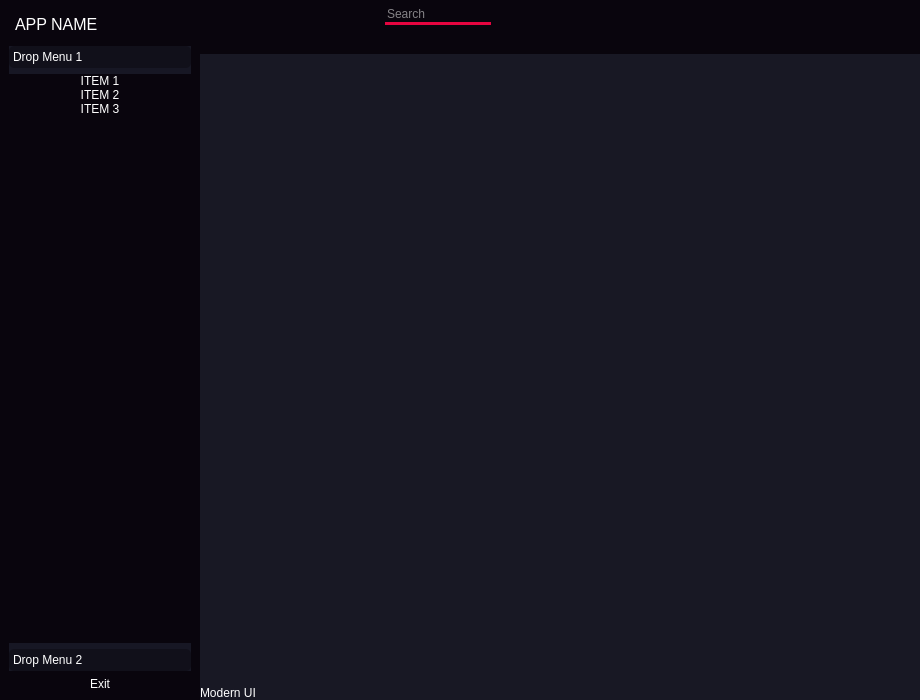
<?xml version="1.0" encoding="UTF-8"?>
<ui version="4.0">
 <class>MainWindow</class>
 <widget class="QMainWindow" name="MainWindow">
  <property name="geometry">
   <rect>
    <x>0</x>
    <y>0</y>
    <width>920</width>
    <height>700</height>
   </rect>
  </property>
  <property name="minimumSize">
   <size>
    <width>500</width>
    <height>700</height>
   </size>
  </property>
  <property name="windowTitle">
   <string>MainWindow</string>
  </property>
  <property name="styleSheet">
   <string notr="true">* {
	border:none;
	color:rgb(255,255,255)
}</string>
  </property>
  <widget class="QWidget" name="centralwidget">
   <property name="styleSheet">
    <string notr="true">background-color:rgb(24, 24, 36);</string>
   </property>
   <layout class="QHBoxLayout" name="horizontalLayout">
    <property name="spacing">
     <number>0</number>
    </property>
    <property name="leftMargin">
     <number>0</number>
    </property>
    <property name="topMargin">
     <number>0</number>
    </property>
    <property name="rightMargin">
     <number>0</number>
    </property>
    <property name="bottomMargin">
     <number>0</number>
    </property>
    <item>
     <widget class="QFrame" name="slide_menu_container">
      <property name="maximumSize">
       <size>
        <width>200</width>
        <height>16777215</height>
       </size>
      </property>
      <property name="styleSheet">
       <string notr="true">background-color:rgb(9,5,13);</string>
      </property>
      <property name="frameShape">
       <enum>QFrame::StyledPanel</enum>
      </property>
      <property name="frameShadow">
       <enum>QFrame::Raised</enum>
      </property>
      <layout class="QVBoxLayout" name="verticalLayout_2">
       <property name="spacing">
        <number>0</number>
       </property>
       <property name="leftMargin">
        <number>0</number>
       </property>
       <property name="topMargin">
        <number>0</number>
       </property>
       <property name="rightMargin">
        <number>0</number>
       </property>
       <property name="bottomMargin">
        <number>0</number>
       </property>
       <item>
        <widget class="QFrame" name="slide_menu">
         <property name="minimumSize">
          <size>
           <width>198</width>
           <height>0</height>
          </size>
         </property>
         <property name="frameShape">
          <enum>QFrame::StyledPanel</enum>
         </property>
         <property name="frameShadow">
          <enum>QFrame::Raised</enum>
         </property>
         <layout class="QVBoxLayout" name="verticalLayout_5">
          <item alignment="Qt::AlignTop">
           <widget class="QFrame" name="frame_7">
            <property name="frameShape">
             <enum>QFrame::StyledPanel</enum>
            </property>
            <property name="frameShadow">
             <enum>QFrame::Raised</enum>
            </property>
            <layout class="QHBoxLayout" name="horizontalLayout_8">
             <property name="spacing">
              <number>6</number>
             </property>
             <property name="leftMargin">
              <number>6</number>
             </property>
             <property name="topMargin">
              <number>6</number>
             </property>
             <property name="rightMargin">
              <number>6</number>
             </property>
             <property name="bottomMargin">
              <number>6</number>
             </property>
             <item alignment="Qt::AlignLeft|Qt::AlignTop">
              <widget class="QLabel" name="label_2">
               <property name="font">
                <font>
                 <pointsize>12</pointsize>
                </font>
               </property>
               <property name="text">
                <string>APP NAME</string>
               </property>
              </widget>
             </item>
             <item alignment="Qt::AlignLeft|Qt::AlignTop">
              <widget class="QLabel" name="label_3">
               <property name="text">
                <string/>
               </property>
               <property name="pixmap">
                <pixmap resource="icons.qrc">:/icons/video.svg</pixmap>
               </property>
              </widget>
             </item>
            </layout>
           </widget>
          </item>
          <item>
           <widget class="QFrame" name="frame_8">
            <property name="sizePolicy">
             <sizepolicy hsizetype="Preferred" vsizetype="Expanding">
              <horstretch>0</horstretch>
              <verstretch>0</verstretch>
             </sizepolicy>
            </property>
            <property name="frameShape">
             <enum>QFrame::StyledPanel</enum>
            </property>
            <property name="frameShadow">
             <enum>QFrame::Raised</enum>
            </property>
            <layout class="QVBoxLayout" name="verticalLayout_6">
             <property name="spacing">
              <number>0</number>
             </property>
             <property name="leftMargin">
              <number>0</number>
             </property>
             <property name="topMargin">
              <number>0</number>
             </property>
             <property name="rightMargin">
              <number>0</number>
             </property>
             <property name="bottomMargin">
              <number>0</number>
             </property>
             <item>
              <widget class="QToolBox" name="toolBox">
               <property name="styleSheet">
                <string notr="true">QToolBox{
	background-color: rgb(23,23,36);
	text-align: left;
}
QToolBox::tab {
	border-radius: 5px;
	background-color: rgb(17,16,26);
	text-align: left;
}</string>
               </property>
               <property name="currentIndex">
                <number>0</number>
               </property>
               <widget class="QWidget" name="page">
                <property name="geometry">
                 <rect>
                  <x>0</x>
                  <y>0</y>
                  <width>178</width>
                  <height>518</height>
                 </rect>
                </property>
                <attribute name="icon">
                 <iconset resource="icons.qrc">
                  <normaloff>:/icons/chevron-down.svg</normaloff>:/icons/chevron-down.svg</iconset>
                </attribute>
                <attribute name="label">
                 <string>Drop Menu 1</string>
                </attribute>
                <layout class="QVBoxLayout" name="verticalLayout_7">
                 <property name="spacing">
                  <number>0</number>
                 </property>
                 <property name="leftMargin">
                  <number>0</number>
                 </property>
                 <property name="topMargin">
                  <number>0</number>
                 </property>
                 <property name="rightMargin">
                  <number>0</number>
                 </property>
                 <property name="bottomMargin">
                  <number>0</number>
                 </property>
                 <item alignment="Qt::AlignTop">
                  <widget class="QFrame" name="frame_10">
                   <property name="frameShape">
                    <enum>QFrame::StyledPanel</enum>
                   </property>
                   <property name="frameShadow">
                    <enum>QFrame::Raised</enum>
                   </property>
                   <layout class="QVBoxLayout" name="verticalLayout_8">
                    <property name="spacing">
                     <number>0</number>
                    </property>
                    <property name="leftMargin">
                     <number>0</number>
                    </property>
                    <property name="topMargin">
                     <number>0</number>
                    </property>
                    <property name="rightMargin">
                     <number>0</number>
                    </property>
                    <property name="bottomMargin">
                     <number>0</number>
                    </property>
                    <item>
                     <widget class="QPushButton" name="pushButton_10">
                      <property name="text">
                       <string>ITEM 1</string>
                      </property>
                      <property name="icon">
                       <iconset resource="icons.qrc">
                        <normaloff>:/icons/dollar-sign.svg</normaloff>:/icons/dollar-sign.svg</iconset>
                      </property>
                      <property name="iconSize">
                       <size>
                        <width>32</width>
                        <height>32</height>
                       </size>
                      </property>
                     </widget>
                    </item>
                    <item>
                     <widget class="QPushButton" name="pushButton_11">
                      <property name="text">
                       <string>ITEM 2</string>
                      </property>
                      <property name="icon">
                       <iconset resource="icons.qrc">
                        <normaloff>:/icons/credit-card.svg</normaloff>:/icons/credit-card.svg</iconset>
                      </property>
                     </widget>
                    </item>
                    <item>
                     <widget class="QPushButton" name="pushButton_12">
                      <property name="text">
                       <string>ITEM 3</string>
                      </property>
                      <property name="icon">
                       <iconset resource="icons.qrc">
                        <normaloff>:/icons/award.svg</normaloff>:/icons/award.svg</iconset>
                      </property>
                     </widget>
                    </item>
                   </layout>
                  </widget>
                 </item>
                </layout>
               </widget>
               <widget class="QWidget" name="page_2">
                <property name="geometry">
                 <rect>
                  <x>0</x>
                  <y>0</y>
                  <width>178</width>
                  <height>518</height>
                 </rect>
                </property>
                <attribute name="icon">
                 <iconset resource="icons.qrc">
                  <normaloff>:/icons/chevron-down.svg</normaloff>:/icons/chevron-down.svg</iconset>
                </attribute>
                <attribute name="label">
                 <string>Drop Menu 2</string>
                </attribute>
                <layout class="QVBoxLayout" name="verticalLayout_9">
                 <property name="spacing">
                  <number>0</number>
                 </property>
                 <property name="leftMargin">
                  <number>0</number>
                 </property>
                 <property name="topMargin">
                  <number>0</number>
                 </property>
                 <property name="rightMargin">
                  <number>0</number>
                 </property>
                 <property name="bottomMargin">
                  <number>0</number>
                 </property>
                 <item alignment="Qt::AlignTop">
                  <widget class="QFrame" name="frame_11">
                   <property name="frameShape">
                    <enum>QFrame::StyledPanel</enum>
                   </property>
                   <property name="frameShadow">
                    <enum>QFrame::Raised</enum>
                   </property>
                   <layout class="QVBoxLayout" name="verticalLayout_10">
                    <property name="spacing">
                     <number>0</number>
                    </property>
                    <property name="leftMargin">
                     <number>0</number>
                    </property>
                    <property name="topMargin">
                     <number>0</number>
                    </property>
                    <property name="rightMargin">
                     <number>0</number>
                    </property>
                    <property name="bottomMargin">
                     <number>0</number>
                    </property>
                    <item>
                     <widget class="QPushButton" name="pushButton_13">
                      <property name="text">
                       <string>MENU</string>
                      </property>
                      <property name="icon">
                       <iconset resource="icons.qrc">
                        <normaloff>:/icons/phone-forwarded.svg</normaloff>:/icons/phone-forwarded.svg</iconset>
                      </property>
                     </widget>
                    </item>
                    <item>
                     <widget class="QPushButton" name="pushButton_14">
                      <property name="text">
                       <string>MENU ITEM</string>
                      </property>
                      <property name="icon">
                       <iconset resource="icons.qrc">
                        <normaloff>:/icons/play-circle.svg</normaloff>:/icons/play-circle.svg</iconset>
                      </property>
                     </widget>
                    </item>
                   </layout>
                  </widget>
                 </item>
                 <item>
                  <widget class="QLabel" name="label_4">
                   <property name="text">
                    <string>Sobre</string>
                   </property>
                   <property name="wordWrap">
                    <bool>true</bool>
                   </property>
                  </widget>
                 </item>
                </layout>
               </widget>
              </widget>
             </item>
            </layout>
           </widget>
          </item>
          <item alignment="Qt::AlignBottom">
           <widget class="QFrame" name="frame_9">
            <property name="frameShape">
             <enum>QFrame::StyledPanel</enum>
            </property>
            <property name="frameShadow">
             <enum>QFrame::Raised</enum>
            </property>
            <layout class="QHBoxLayout" name="horizontalLayout_9">
             <property name="spacing">
              <number>0</number>
             </property>
             <property name="leftMargin">
              <number>0</number>
             </property>
             <property name="topMargin">
              <number>0</number>
             </property>
             <property name="rightMargin">
              <number>0</number>
             </property>
             <property name="bottomMargin">
              <number>0</number>
             </property>
             <item alignment="Qt::AlignBottom">
              <widget class="QPushButton" name="pushButton_9">
               <property name="text">
                <string>Exit</string>
               </property>
               <property name="icon">
                <iconset resource="icons.qrc">
                 <normaloff>:/icons/external-link.svg</normaloff>:/icons/external-link.svg</iconset>
               </property>
               <property name="iconSize">
                <size>
                 <width>32</width>
                 <height>32</height>
                </size>
               </property>
              </widget>
             </item>
            </layout>
           </widget>
          </item>
         </layout>
        </widget>
       </item>
      </layout>
     </widget>
    </item>
    <item>
     <widget class="QFrame" name="main_body">
      <property name="frameShape">
       <enum>QFrame::StyledPanel</enum>
      </property>
      <property name="frameShadow">
       <enum>QFrame::Raised</enum>
      </property>
      <layout class="QVBoxLayout" name="verticalLayout">
       <property name="spacing">
        <number>0</number>
       </property>
       <property name="leftMargin">
        <number>0</number>
       </property>
       <property name="topMargin">
        <number>0</number>
       </property>
       <property name="rightMargin">
        <number>0</number>
       </property>
       <property name="bottomMargin">
        <number>0</number>
       </property>
       <item alignment="Qt::AlignTop">
        <widget class="QFrame" name="header_frame">
         <property name="sizePolicy">
          <sizepolicy hsizetype="Preferred" vsizetype="Preferred">
           <horstretch>0</horstretch>
           <verstretch>0</verstretch>
          </sizepolicy>
         </property>
         <property name="minimumSize">
          <size>
           <width>343</width>
           <height>54</height>
          </size>
         </property>
         <property name="maximumSize">
          <size>
           <width>16777215</width>
           <height>16777215</height>
          </size>
         </property>
         <property name="styleSheet">
          <string notr="true">background-color: rgb(9,5,13);</string>
         </property>
         <property name="frameShape">
          <enum>QFrame::StyledPanel</enum>
         </property>
         <property name="frameShadow">
          <enum>QFrame::Raised</enum>
         </property>
         <layout class="QHBoxLayout" name="horizontalLayout_2">
          <property name="spacing">
           <number>6</number>
          </property>
          <property name="leftMargin">
           <number>6</number>
          </property>
          <property name="topMargin">
           <number>6</number>
          </property>
          <property name="rightMargin">
           <number>6</number>
          </property>
          <property name="bottomMargin">
           <number>6</number>
          </property>
          <item alignment="Qt::AlignLeft|Qt::AlignTop">
           <widget class="QFrame" name="frame_6">
            <property name="frameShape">
             <enum>QFrame::StyledPanel</enum>
            </property>
            <property name="frameShadow">
             <enum>QFrame::Raised</enum>
            </property>
            <layout class="QHBoxLayout" name="horizontalLayout_7">
             <property name="spacing">
              <number>0</number>
             </property>
             <property name="leftMargin">
              <number>0</number>
             </property>
             <property name="topMargin">
              <number>0</number>
             </property>
             <property name="rightMargin">
              <number>0</number>
             </property>
             <property name="bottomMargin">
              <number>0</number>
             </property>
             <item alignment="Qt::AlignLeft|Qt::AlignTop">
              <widget class="QPushButton" name="pushButton_8">
               <property name="text">
                <string/>
               </property>
               <property name="icon">
                <iconset resource="icons.qrc">
                 <normaloff>:/icons/align-left.svg</normaloff>:/icons/align-left.svg</iconset>
               </property>
               <property name="iconSize">
                <size>
                 <width>32</width>
                 <height>32</height>
                </size>
               </property>
              </widget>
             </item>
            </layout>
           </widget>
          </item>
          <item alignment="Qt::AlignLeft|Qt::AlignTop">
           <widget class="QFrame" name="frame_3">
            <property name="minimumSize">
             <size>
              <width>0</width>
              <height>0</height>
             </size>
            </property>
            <property name="maximumSize">
             <size>
              <width>16777215</width>
              <height>16777215</height>
             </size>
            </property>
            <property name="frameShape">
             <enum>QFrame::StyledPanel</enum>
            </property>
            <property name="frameShadow">
             <enum>QFrame::Raised</enum>
            </property>
            <layout class="QHBoxLayout" name="horizontalLayout_6">
             <property name="spacing">
              <number>0</number>
             </property>
             <property name="leftMargin">
              <number>0</number>
             </property>
             <property name="topMargin">
              <number>0</number>
             </property>
             <property name="rightMargin">
              <number>0</number>
             </property>
             <property name="bottomMargin">
              <number>0</number>
             </property>
             <item alignment="Qt::AlignLeft|Qt::AlignVCenter">
              <widget class="QLineEdit" name="lineEdit">
               <property name="minimumSize">
                <size>
                 <width>0</width>
                 <height>0</height>
                </size>
               </property>
               <property name="styleSheet">
                <string notr="true">border-bottom: 3px solid rgb(230,5,64);</string>
               </property>
               <property name="placeholderText">
                <string>Search</string>
               </property>
              </widget>
             </item>
             <item>
              <widget class="QPushButton" name="pushButton_6">
               <property name="text">
                <string/>
               </property>
               <property name="icon">
                <iconset resource="icons.qrc">
                 <normaloff>:/icons/search.svg</normaloff>:/icons/search.svg</iconset>
               </property>
              </widget>
             </item>
            </layout>
           </widget>
          </item>
          <item alignment="Qt::AlignLeft|Qt::AlignTop">
           <widget class="QFrame" name="frame_2">
            <property name="frameShape">
             <enum>QFrame::StyledPanel</enum>
            </property>
            <property name="frameShadow">
             <enum>QFrame::Raised</enum>
            </property>
            <layout class="QHBoxLayout" name="horizontalLayout_5">
             <property name="spacing">
              <number>0</number>
             </property>
             <property name="leftMargin">
              <number>0</number>
             </property>
             <property name="topMargin">
              <number>0</number>
             </property>
             <property name="rightMargin">
              <number>0</number>
             </property>
             <property name="bottomMargin">
              <number>0</number>
             </property>
             <item alignment="Qt::AlignHCenter|Qt::AlignTop">
              <widget class="QPushButton" name="pushButton_5">
               <property name="text">
                <string/>
               </property>
               <property name="icon">
                <iconset resource="icons.qrc">
                 <normaloff>:/icons/user.svg</normaloff>:/icons/user.svg</iconset>
               </property>
              </widget>
             </item>
             <item alignment="Qt::AlignHCenter|Qt::AlignTop">
              <widget class="QPushButton" name="pushButton_4">
               <property name="text">
                <string/>
               </property>
               <property name="icon">
                <iconset resource="icons.qrc">
                 <normaloff>:/icons/bell.svg</normaloff>:/icons/bell.svg</iconset>
               </property>
              </widget>
             </item>
            </layout>
           </widget>
          </item>
          <item alignment="Qt::AlignRight|Qt::AlignTop">
           <widget class="QFrame" name="frame">
            <property name="frameShape">
             <enum>QFrame::StyledPanel</enum>
            </property>
            <property name="frameShadow">
             <enum>QFrame::Raised</enum>
            </property>
            <layout class="QHBoxLayout" name="horizontalLayout_4">
             <property name="spacing">
              <number>0</number>
             </property>
             <property name="leftMargin">
              <number>0</number>
             </property>
             <property name="topMargin">
              <number>0</number>
             </property>
             <property name="rightMargin">
              <number>0</number>
             </property>
             <property name="bottomMargin">
              <number>0</number>
             </property>
             <item alignment="Qt::AlignHCenter|Qt::AlignTop">
              <widget class="QPushButton" name="pushButton">
               <property name="text">
                <string/>
               </property>
               <property name="icon">
                <iconset resource="icons.qrc">
                 <normaloff>:/icons/arrow-down-left.svg</normaloff>:/icons/arrow-down-left.svg</iconset>
               </property>
              </widget>
             </item>
             <item alignment="Qt::AlignHCenter|Qt::AlignTop">
              <widget class="QPushButton" name="pushButton_3">
               <property name="text">
                <string/>
               </property>
               <property name="icon">
                <iconset resource="icons.qrc">
                 <normaloff>:/icons/maximize-2.svg</normaloff>:/icons/maximize-2.svg</iconset>
               </property>
              </widget>
             </item>
             <item alignment="Qt::AlignHCenter|Qt::AlignTop">
              <widget class="QPushButton" name="pushButton_2">
               <property name="minimumSize">
                <size>
                 <width>30</width>
                 <height>0</height>
                </size>
               </property>
               <property name="text">
                <string/>
               </property>
               <property name="icon">
                <iconset resource="icons.qrc">
                 <normaloff>:/icons/x.svg</normaloff>:/icons/x.svg</iconset>
               </property>
              </widget>
             </item>
            </layout>
           </widget>
          </item>
         </layout>
        </widget>
       </item>
       <item>
        <widget class="QFrame" name="main_body_container">
         <property name="sizePolicy">
          <sizepolicy hsizetype="Preferred" vsizetype="Expanding">
           <horstretch>0</horstretch>
           <verstretch>0</verstretch>
          </sizepolicy>
         </property>
         <property name="frameShape">
          <enum>QFrame::StyledPanel</enum>
         </property>
         <property name="frameShadow">
          <enum>QFrame::Raised</enum>
         </property>
        </widget>
       </item>
       <item alignment="Qt::AlignBottom">
        <widget class="QFrame" name="footer">
         <property name="frameShape">
          <enum>QFrame::StyledPanel</enum>
         </property>
         <property name="frameShadow">
          <enum>QFrame::Raised</enum>
         </property>
         <layout class="QHBoxLayout" name="horizontalLayout_3">
          <property name="spacing">
           <number>0</number>
          </property>
          <property name="leftMargin">
           <number>0</number>
          </property>
          <property name="topMargin">
           <number>0</number>
          </property>
          <property name="rightMargin">
           <number>0</number>
          </property>
          <property name="bottomMargin">
           <number>0</number>
          </property>
          <item>
           <widget class="QFrame" name="frame_4">
            <property name="frameShape">
             <enum>QFrame::StyledPanel</enum>
            </property>
            <property name="frameShadow">
             <enum>QFrame::Raised</enum>
            </property>
            <layout class="QVBoxLayout" name="verticalLayout_4">
             <property name="spacing">
              <number>0</number>
             </property>
             <property name="leftMargin">
              <number>0</number>
             </property>
             <property name="topMargin">
              <number>0</number>
             </property>
             <property name="rightMargin">
              <number>0</number>
             </property>
             <property name="bottomMargin">
              <number>0</number>
             </property>
             <item alignment="Qt::AlignBottom">
              <widget class="QLabel" name="label">
               <property name="text">
                <string>Modern UI</string>
               </property>
              </widget>
             </item>
            </layout>
           </widget>
          </item>
          <item>
           <widget class="QFrame" name="frame_5">
            <property name="frameShape">
             <enum>QFrame::StyledPanel</enum>
            </property>
            <property name="frameShadow">
             <enum>QFrame::Raised</enum>
            </property>
            <layout class="QVBoxLayout" name="verticalLayout_3">
             <property name="spacing">
              <number>0</number>
             </property>
             <property name="leftMargin">
              <number>0</number>
             </property>
             <property name="topMargin">
              <number>0</number>
             </property>
             <property name="rightMargin">
              <number>0</number>
             </property>
             <property name="bottomMargin">
              <number>0</number>
             </property>
             <item alignment="Qt::AlignBottom">
              <widget class="QPushButton" name="pushButton_7">
               <property name="text">
                <string/>
               </property>
               <property name="icon">
                <iconset resource="icons.qrc">
                 <normaloff>:/icons/box.svg</normaloff>:/icons/box.svg</iconset>
               </property>
              </widget>
             </item>
            </layout>
           </widget>
          </item>
          <item alignment="Qt::AlignRight|Qt::AlignBottom">
           <widget class="QFrame" name="size_grip">
            <property name="minimumSize">
             <size>
              <width>10</width>
              <height>10</height>
             </size>
            </property>
            <property name="maximumSize">
             <size>
              <width>10</width>
              <height>10</height>
             </size>
            </property>
            <property name="frameShape">
             <enum>QFrame::StyledPanel</enum>
            </property>
            <property name="frameShadow">
             <enum>QFrame::Raised</enum>
            </property>
           </widget>
          </item>
         </layout>
        </widget>
       </item>
      </layout>
     </widget>
    </item>
   </layout>
  </widget>
 </widget>
 <resources>
  <include location="file_rc.qrc"/>
  <include location="icons.qrc"/>
 </resources>
 <connections/>
</ui>
